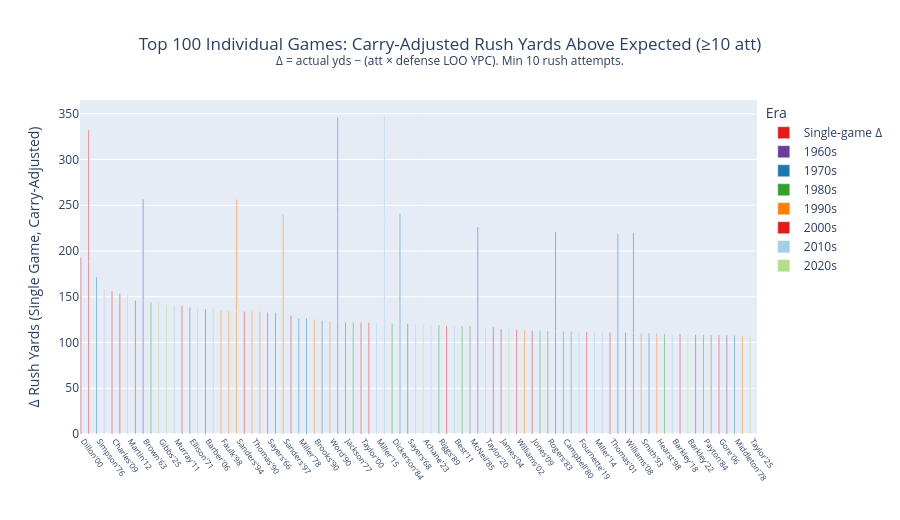

The code cell stored with this chart in its notebook:
### Markdown cell above
---
# Chart 4 — Best Individual Games Ever (Carry-Adjusted)

The single-game carry-adjusted delta rewards outlier performances against quality defenses.
Barry Sanders' 215-yard game vs. Tampa Bay 1997 is the benchmark: 24 carries, defense
allows 3.51 YPC → expected 84.2 yards → **+130.8 above expected**.

Minimum: 10 rush attempts (avoids garbage time flukes).

### Code cell
top_games = games_rb[
    (games_rb['rush_att'] >= 10) &
    (games_rb['delta_rush_yds'].notna())
].nlargest(100, 'delta_rush_yds').reset_index(drop=True)

top_games['label'] = (
    top_games['player_name'].str.split().str[-1] +
    "'" + top_games['season'].astype(str).str[-2:]
)

def era_color_game(year):
    era_colors = {
        '1960s': '#6a3d9a', '1970s': '#1f78b4', '1980s': '#33a02c',
        '1990s': '#ff7f00', '2000s': '#e31a1c', '2010s': '#a6cee3', '2020s': '#b2df8a'
    }
    return era_colors[era_label(year)]

top_games['color'] = top_games['season'].apply(era_color_game)

top_games['hover_game'] = (
    '<b>' + top_games['player_name'] + '</b> — ' + top_games['team_abbrev'] + ' ' + top_games['season'].astype(str) +
    '<br>Game: ' + top_games['game_id'] +
    '<br>' + top_games['rush_att'].astype(int).astype(str) + ' att, ' +
    top_games['rush_yds'].astype(int).astype(str) + ' yds' +
    '<br>Def YPC allowed: ' + top_games['def_avg_rush_ypc'].round(2).astype(str) +
    '  → expected: ' + top_games['expected_rush_yds'].round(1).astype(str) + ' yds' +
    '<br>Δ: <b>+' + top_games['delta_rush_yds'].round(1).astype(str) + '</b>'
)

fig4 = go.Figure()
fig4.add_trace(go.Bar(
    x=top_games['label'],
    y=top_games['delta_rush_yds'],
    marker_color=top_games['color'],
    hovertext=top_games['hover_game'],
    hoverinfo='text',
    name='Single-game Δ',
))

for era, color in {
    '1960s': '#6a3d9a', '1970s': '#1f78b4', '1980s': '#33a02c',
    '1990s': '#ff7f00', '2000s': '#e31a1c', '2010s': '#a6cee3', '2020s': '#b2df8a'
}.items():
    if era in top_games['season'].apply(era_label).values:
        fig4.add_trace(go.Bar(x=[None], y=[None], marker_color=color, name=era, showlegend=True))

fig4.update_layout(
    title=dict(text='Top 100 Individual Games: Carry-Adjusted Rush Yards Above Expected (≥10 att)<br>'
                    '<sup>Δ = actual yds − (att × defense LOO YPC). Min 10 rush attempts.</sup>',
               x=0.5),
    xaxis=dict(title='', tickangle=55, tickfont=dict(size=8)),
    yaxis=dict(title='Δ Rush Yards (Single Game, Carry-Adjusted)'),
    height=520,
    hovermode='closest',
    legend=dict(title='Era', orientation='v', x=1.01),
    bargap=0.12,
)
fig4.show()

print('Top 15 single games:')
print(top_games[['player_name','team_abbrev','season','game_id','rush_att','rush_yds',
                  'expected_rush_yds','delta_rush_yds']]
      .head(15).rename(columns={'player_name':'Player','team_abbrev':'Tm','season':'Year',
                                 'game_id':'Game','rush_att':'Att','rush_yds':'Yds',
                                 'expected_rush_yds':'Exp Yds','delta_rush_yds':'Δ'})
      .round(1).to_string(index=False))

### Figure 1 — Plotly figure (JSON) as saved in the notebook; plotly's stock layout.template omitted (floating-point values rounded to 4 significant figures)
{"data": [{"hoverinfo": "text", "hovertext": ["<b>Corey Dillon</b> — CIN 2000<br>Game: 200010220cin<br>22 att, 278 yds<br>Def YPC allowed: 3.88  → expected: 85.4 yds<br>Δ: <b>+192.6</b>", "<b>Adrian Peterson</b> — MIN 2007<br>Game: 200711040min<br>30 att, 296 yds<br>Def YPC allowed: 3.58  → expected: 107.4 yds<br>Δ: <b>+188.6</b>", "<b>O.J. Simpson</b> — BUF 1976<br>Game: 197611250det<br>29 att, 273 yds<br>Def YPC allowed: 3.5  → expected: 101.5 yds<br>Δ: <b>+171.5</b>", "<b>Isaiah Crowell</b> — NYJ 2018<br>Game: 201810070nyj<br>15 att, 219 yds<br>Def YPC allowed: 4.07  → expected: 61.0 yds<br>Δ: <b>+158.0</b>", "<b>Jamaal Charles</b> — KAN 2009<br>Game: 201001030den<br>25 att, 259 yds<br>Def YPC allowed: 4.12  → expected: 103.0 yds<br>Δ: <b>+156.0</b>", "<b>Derrick Ward</b> — NYG 2008<br>Game: 200812210nyg<br>15 att, 215 yds<br>Def YPC allowed: 4.12  → expected: 61.8 yds<br>Δ: <b>+153.2</b>", "<b>Doug Martin</b> — TAM 2012<br>Game: 201211040rai<br>25 att, 251 yds<br>Def YPC allowed: 3.93  → expected: 98.2 yds<br>Δ: <b>+152.8</b>", "<b>Frank Gore</b> — SFO 2009<br>Game: 200909200sfo<br>16 att, 207 yds<br>Def YPC allowed: 3.81  → expected: 61.0 yds<br>Δ: <b>+146.0</b>", "<b>Jim Brown</b> — CLE 1963<br>Game: 196309220dal<br>20 att, 232 yds<br>Def YPC allowed: 4.31  → expected: 86.2 yds<br>Δ: <b>+145.8</b>", "<b>Bo Jackson</b> — RAI 1987<br>Game: 198711300sea<br>18 att, 221 yds<br>Def YPC allowed: 4.29  → expected: 77.2 yds<br>Δ: <b>+143.8</b>", "<b>Jahmyr Gibbs</b> — DET 2025<br>Game: 202511230det<br>15 att, 219 yds<br>Def YPC allowed: 5.02  → expected: 75.3 yds<br>Δ: <b>+143.7</b>", "<b>Adrian Peterson</b> — MIN 2007<br>Game: 200710140chi<br>20 att, 224 yds<br>Def YPC allowed: 4.03  → expected: 80.6 yds<br>Δ: <b>+143.4</b>", "<b>Saquon Barkley</b> — PHI 2024<br>Game: 202411240ram<br>26 att, 255 yds<br>Def YPC allowed: 4.39  → expected: 114.1 yds<br>Δ: <b>+140.9</b>", "<b>DeMarco Murray</b> — DAL 2011<br>Game: 201110230dal<br>25 att, 253 yds<br>Def YPC allowed: 4.49  → expected: 112.2 yds<br>Δ: <b>+140.8</b>", "<b>Ahman Green</b> — GNB 2003<br>Game: 200312280gnb<br>20 att, 218 yds<br>Def YPC allowed: 3.89  → expected: 77.8 yds<br>Δ: <b>+140.2</b>", "<b>Willie Ellison</b> — RAM 1971<br>Game: 197112050ram<br>26 att, 247 yds<br>Def YPC allowed: 4.18  → expected: 108.7 yds<br>Δ: <b>+138.3</b>", "<b>James Cook</b> — BUF 2025<br>Game: 202510260car<br>19 att, 216 yds<br>Def YPC allowed: 4.17  → expected: 79.2 yds<br>Δ: <b>+136.8</b>", "<b>Tiki Barber</b> — NYG 2006<br>Game: 200612300was<br>23 att, 234 yds<br>Def YPC allowed: 4.23  → expected: 97.3 yds<br>Δ: <b>+136.7</b>", "<b>Carlos Hyde</b> — SFO 2016<br>Game: 201612110sfo<br>17 att, 193 yds<br>Def YPC allowed: 3.32  → expected: 56.4 yds<br>Δ: <b>+136.6</b>", "<b>Marshall Faulk</b> — IND 1998<br>Game: 199811290rav<br>17 att, 192 yds<br>Def YPC allowed: 3.36  → expected: 57.1 yds<br>Δ: <b>+134.9</b>", "<b>LeShon Johnson</b> — ARI 1996<br>Game: 199609220nor<br>21 att, 214 yds<br>Def YPC allowed: 3.8  → expected: 79.8 yds<br>Δ: <b>+134.2</b>", "<b>Barry Sanders</b> — DET 1994<br>Game: 199411130det<br>26 att, 237 yds<br>Def YPC allowed: 3.96  → expected: 103.0 yds<br>Δ: <b>+134.0</b>", "<b>Jerome Harrison</b> — CLE 2009<br>Game: 200912200kan<br>34 att, 286 yds<br>Def YPC allowed: 4.47  → expected: 152.0 yds<br>Δ: <b>+134.0</b>", "<b>Thurman Thomas</b> — BUF 1990<br>Game: 199009240nyj<br>18 att, 214 yds<br>Def YPC allowed: 4.45  → expected: 80.1 yds<br>Δ: <b>+133.9</b>", "<b>Barry Sanders</b> — DET 1991<br>Game: 199111240min<br>23 att, 220 yds<br>Def YPC allowed: 3.76  → expected: 86.5 yds<br>Δ: <b>+133.5</b>", "<b>Gale Sayers</b> — CHI 1966<br>Game: 196612180chi<br>17 att, 197 yds<br>Def YPC allowed: 3.77  → expected: 64.1 yds<br>Δ: <b>+132.9</b>", "<b>John Fuqua</b> — PIT 1970<br>Game: 197012200phi<br>20 att, 218 yds<br>Def YPC allowed: 4.27  → expected: 85.4 yds<br>Δ: <b>+132.6</b>", "<b>Barry Sanders</b> — DET 1997<br>Game: 199710120tam<br>24 att, 215 yds<br>Def YPC allowed: 3.51  → expected: 84.2 yds<br>Δ: <b>+130.8</b>", "<b>Clinton Portis</b> — DEN 2002<br>Game: 200212290den<br>24 att, 228 yds<br>Def YPC allowed: 4.12  → expected: 98.9 yds<br>Δ: <b>+129.1</b>", "<b>Terry Miller</b> — BUF 1978<br>Game: 197811260buf<br>21 att, 208 yds<br>Def YPC allowed: 3.87  → expected: 81.3 yds<br>Δ: <b>+126.7</b>", "<b>Tony Dorsett</b> — DAL 1977<br>Game: 197712040dal<br>23 att, 206 yds<br>Def YPC allowed: 3.46  → expected: 79.6 yds<br>Δ: <b>+126.4</b>", "<b>James Brooks</b> — CIN 1990<br>Game: 199012230cin<br>20 att, 201 yds<br>Def YPC allowed: 3.79  → expected: 75.8 yds<br>Δ: <b>+125.2</b>", "<b>Mercury Morris</b> — MIA 1973<br>Game: 197309300mia<br>15 att, 197 yds<br>Def YPC allowed: 4.88  → expected: 73.2 yds<br>Δ: <b>+123.8</b>", "<b>Barry Word</b> — KAN 1990<br>Game: 199010140kan<br>18 att, 200 yds<br>Def YPC allowed: 4.25  → expected: 76.5 yds<br>Δ: <b>+123.5</b>", "<b>O.J. Simpson</b> — BUF 1975<br>Game: 197511170cin<br>17 att, 197 yds<br>Def YPC allowed: 4.39  → expected: 74.6 yds<br>Δ: <b>+122.4</b>", "<b>Barry Sanders</b> — DET 1994<br>Game: 199412040det<br>20 att, 188 yds<br>Def YPC allowed: 3.29  → expected: 65.8 yds<br>Δ: <b>+122.2</b>", "<b>Wilbur Jackson</b> — SFO 1977<br>Game: 197711270sfo<br>16 att, 190 yds<br>Def YPC allowed: 4.24  → expected: 67.8 yds<br>Δ: <b>+122.2</b>", "<b>Freeman McNeil</b> — NYJ 1982<br>Game: 198301090cin<br>21 att, 202 yds<br>Def YPC allowed: 3.81  → expected: 80.0 yds<br>Δ: <b>+122.0</b>", "<b>Fred Taylor</b> — JAX 2000<br>Game: 200011190pit<br>30 att, 234 yds<br>Def YPC allowed: 3.74  → expected: 112.2 yds<br>Δ: <b>+121.8</b>", "<b>Marshall Faulk</b> — STL 2001<br>Game: 200111110ram<br>15 att, 183 yds<br>Def YPC allowed: 4.09  → expected: 61.4 yds<br>Δ: <b>+121.6</b>", "<b>Lamar Miller</b> — MIA 2015<br>Game: 201510250mia<br>14 att, 175 yds<br>Def YPC allowed: 3.82  → expected: 53.5 yds<br>Δ: <b>+121.5</b>", "<b>Adrian Peterson</b> — MIN 2012<br>Game: 201212020gnb<br>21 att, 210 yds<br>Def YPC allowed: 4.25  → expected: 89.2 yds<br>Δ: <b>+120.8</b>", "<b>Eric Dickerson</b> — RAM 1984<br>Game: 198411040crd<br>21 att, 208 yds<br>Def YPC allowed: 4.16  → expected: 87.4 yds<br>Δ: <b>+120.6</b>", "<b>Walter Payton</b> — CHI 1977<br>Game: 197710300gnb<br>23 att, 205 yds<br>Def YPC allowed: 3.67  → expected: 84.4 yds<br>Δ: <b>+120.6</b>", "<b>Gale Sayers</b> — CHI 1968<br>Game: 196811030gnb<br>24 att, 205 yds<br>Def YPC allowed: 3.52  → expected: 84.5 yds<br>Δ: <b>+120.5</b>", "<b>Walter Payton</b> — CHI 1977<br>Game: 197711200chi<br>40 att, 275 yds<br>Def YPC allowed: 3.87  → expected: 154.8 yds<br>Δ: <b>+120.2</b>", "<b>Jamaal Charles</b> — KAN 2012<br>Game: 201212230kan<br>22 att, 226 yds<br>Def YPC allowed: 4.81  → expected: 105.8 yds<br>Δ: <b>+120.2</b>", "<b>De'Von Achane</b> — MIA 2023<br>Game: 202309240mia<br>18 att, 203 yds<br>Def YPC allowed: 4.65  → expected: 83.7 yds<br>Δ: <b>+119.3</b>", "<b>Doug Martin</b> — TAM 2015<br>Game: 201511220phi<br>27 att, 235 yds<br>Def YPC allowed: 4.29  → expected: 115.8 yds<br>Δ: <b>+119.2</b>", "<b>Gerald Riggs</b> — WAS 1989<br>Game: 198909170was<br>29 att, 221 yds<br>Def YPC allowed: 3.52  → expected: 102.1 yds<br>Δ: <b>+118.9</b>", "<b>LaDainian Tomlinson</b> — SDG 2005<br>Game: 200509250sdg<br>21 att, 192 yds<br>Def YPC allowed: 3.51  → expected: 73.7 yds<br>Δ: <b>+118.3</b>", "<b>Jahvid Best</b> — DET 2011<br>Game: 201110100det<br>12 att, 163 yds<br>Def YPC allowed: 3.74  → expected: 44.9 yds<br>Δ: <b>+118.1</b>", "<b>Tony Collins</b> — NWE 1983<br>Game: 198309180nwe<br>23 att, 212 yds<br>Def YPC allowed: 4.1  → expected: 94.3 yds<br>Δ: <b>+117.7</b>", "<b>Freeman McNeil</b> — NYJ 1985<br>Game: 198509150nyj<br>18 att, 192 yds<br>Def YPC allowed: 4.13  → expected: 74.3 yds<br>Δ: <b>+117.7</b>", "<b>Timmy Brown</b> — PHI 1965<br>Game: 196511070cle<br>16 att, 186 yds<br>Def YPC allowed: 4.29  → expected: 68.6 yds<br>Δ: <b>+117.4</b>", "<b>Jonathan Taylor</b> — IND 2020<br>Game: 202101030clt<br>30 att, 253 yds<br>Def YPC allowed: 4.54  → expected: 136.2 yds<br>Δ: <b>+116.8</b>", "<b>O.J. Simpson</b> — BUF 1975<br>Game: 197509280pit<br>28 att, 227 yds<br>Def YPC allowed: 3.94  → expected: 110.3 yds<br>Δ: <b>+116.7</b>", "<b>Shaun Alexander</b> — SEA 2001<br>Game: 200111110sea<br>35 att, 266 yds<br>Def YPC allowed: 4.27  → expected: 149.4 yds<br>Δ: <b>+116.6</b>", "<b>Edgerrin James</b> — IND 2004<br>Game: 200411210chi<br>23 att, 204 yds<br>Def YPC allowed: 3.88  → expected: 89.2 yds<br>Δ: <b>+114.8</b>", "<b>Dalvin Cook</b> — MIN 2020<br>Game: 202011080min<br>22 att, 206 yds<br>Def YPC allowed: 4.16  → expected: 91.5 yds<br>Δ: <b>+114.5</b>", "<b>Adrian Peterson</b> — MIN 2012<br>Game: 201212160ram<br>24 att, 212 yds<br>Def YPC allowed: 4.08  → expected: 97.9 yds<br>Δ: <b>+114.1</b>", "<b>Ricky Williams</b> — MIA 2002<br>Game: 200212010buf<br>27 att, 228 yds<br>Def YPC allowed: 4.22  → expected: 113.9 yds<br>Δ: <b>+114.1</b>", "<b>Robert Smith</b> — MIN 1997<br>Game: 199708310buf<br>16 att, 169 yds<br>Def YPC allowed: 3.46  → expected: 55.4 yds<br>Δ: <b>+113.6</b>", "<b>Thomas Jones</b> — NYJ 2009<br>Game: 200910180nyj<br>22 att, 210 yds<br>Def YPC allowed: 4.41  → expected: 97.0 yds<br>Δ: <b>+113.0</b>", "<b>Troy Stradford</b> — MIA 1987<br>Game: 198711220dal<br>17 att, 169 yds<br>Def YPC allowed: 3.31  → expected: 56.3 yds<br>Δ: <b>+112.7</b>", "<b>George Rogers</b> — NOR 1983<br>Game: 198309040nor<br>24 att, 206 yds<br>Def YPC allowed: 3.89  → expected: 93.4 yds<br>Δ: <b>+112.6</b>", "<b>Tiki Barber</b> — NYG 2005<br>Game: 200510300nyg<br>24 att, 206 yds<br>Def YPC allowed: 3.89  → expected: 93.4 yds<br>Δ: <b>+112.6</b>", "<b>Earl Campbell</b> — HOU 1980<br>Game: 198010260oti<br>27 att, 202 yds<br>Def YPC allowed: 3.32  → expected: 89.6 yds<br>Δ: <b>+112.4</b>", "<b>Greg Bell</b> — RAM 1989<br>Game: 198912240nwe<br>26 att, 210 yds<br>Def YPC allowed: 3.77  → expected: 98.0 yds<br>Δ: <b>+112.0</b>", "<b>Adrian Peterson</b> — MIN 2012<br>Game: 201211040sea<br>17 att, 182 yds<br>Def YPC allowed: 4.12  → expected: 70.0 yds<br>Δ: <b>+112.0</b>", "<b>Leonard Fournette</b> — JAX 2019<br>Game: 201909290den<br>29 att, 225 yds<br>Def YPC allowed: 3.9  → expected: 113.1 yds<br>Δ: <b>+111.9</b>", "<b>Michael Turner</b> — ATL 2008<br>Game: 200809070atl<br>22 att, 220 yds<br>Def YPC allowed: 4.93  → expected: 108.5 yds<br>Δ: <b>+111.5</b>", "<b>Lamar Miller</b> — MIA 2014<br>Game: 201412280mia<br>19 att, 178 yds<br>Def YPC allowed: 3.51  → expected: 66.7 yds<br>Δ: <b>+111.3</b>", "<b>C.J. Spiller</b> — BUF 2012<br>Game: 201209090nyj<br>14 att, 169 yds<br>Def YPC allowed: 4.14  → expected: 58.0 yds<br>Δ: <b>+111.0</b>", "<b>Anthony Thomas</b> — CHI 2001<br>Game: 200110210cin<br>22 att, 188 yds<br>Def YPC allowed: 3.5  → expected: 77.0 yds<br>Δ: <b>+111.0</b>", "<b>O.J. Simpson</b> — BUF 1973<br>Game: 197312090buf<br>22 att, 219 yds<br>Def YPC allowed: 4.92  → expected: 108.2 yds<br>Δ: <b>+110.8</b>", "<b>DeAngelo Williams</b> — CAR 2008<br>Game: 200812080car<br>19 att, 186 yds<br>Def YPC allowed: 3.97  → expected: 75.4 yds<br>Δ: <b>+110.6</b>", "<b>Clinton Portis</b> — DEN 2003<br>Game: 200311230den<br>14 att, 165 yds<br>Def YPC allowed: 3.89  → expected: 54.5 yds<br>Δ: <b>+110.5</b>", "<b>Jim Brown</b> — CLE 1963<br>Game: 196311030phi<br>28 att, 223 yds<br>Def YPC allowed: 4.02  → expected: 112.6 yds<br>Δ: <b>+110.4</b>", "<b>Emmitt Smith</b> — DAL 1993<br>Game: 199310310phi<br>30 att, 237 yds<br>Def YPC allowed: 4.23  → expected: 126.9 yds<br>Δ: <b>+110.1</b>", "<b>O.J. Simpson</b> — BUF 1972<br>Game: 197210290buf<br>22 att, 189 yds<br>Def YPC allowed: 3.59  → expected: 79.0 yds<br>Δ: <b>+110.0</b>", "<b>Garrison Hearst</b> — SFO 1998<br>Game: 199809060sfo<br>20 att, 187 yds<br>Def YPC allowed: 3.86  → expected: 77.2 yds<br>Δ: <b>+109.8</b>", "<b>Curt Warner</b> — SEA 1986<br>Game: 198612200sea<br>24 att, 192 yds<br>Def YPC allowed: 3.43  → expected: 82.3 yds<br>Δ: <b>+109.7</b>", "<b>Saquon Barkley</b> — NYG 2018<br>Game: 201812090was<br>14 att, 170 yds<br>Def YPC allowed: 4.31  → expected: 60.3 yds<br>Δ: <b>+109.7</b>", "<b>Clinton Portis</b> — DEN 2003<br>Game: 200312070den<br>22 att, 218 yds<br>Def YPC allowed: 4.93  → expected: 108.5 yds<br>Δ: <b>+109.5</b>", "<b>Barry Sanders</b> — DET 1997<br>Game: 199711230det<br>24 att, 216 yds<br>Def YPC allowed: 4.44  → expected: 106.6 yds<br>Δ: <b>+109.4</b>", "<b>Willie Parker</b> — PIT 2006<br>Game: 200611120pit<br>22 att, 213 yds<br>Def YPC allowed: 4.71  → expected: 103.6 yds<br>Δ: <b>+109.4</b>", "<b>Saquon Barkley</b> — NYG 2022<br>Game: 202209110oti<br>18 att, 164 yds<br>Def YPC allowed: 3.05  → expected: 54.9 yds<br>Δ: <b>+109.1</b>", "<b>Jamal Lewis</b> — CLE 2007<br>Game: 200709160cle<br>27 att, 216 yds<br>Def YPC allowed: 3.98  → expected: 107.5 yds<br>Δ: <b>+108.5</b>", "<b>Timmy Brown</b> — PHI 1965<br>Game: 196511280crd<br>18 att, 180 yds<br>Def YPC allowed: 3.97  → expected: 71.5 yds<br>Δ: <b>+108.5</b>", "<b>Walter Payton</b> — CHI 1984<br>Game: 198409090chi<br>20 att, 179 yds<br>Def YPC allowed: 3.54  → expected: 70.8 yds<br>Δ: <b>+108.2</b>", "<b>O.J. Simpson</b> — BUF 1973<br>Game: 197309160nwe<br>29 att, 250 yds<br>Def YPC allowed: 4.89  → expected: 141.8 yds<br>Δ: <b>+108.2</b>", "<b>Tiki Barber</b> — NYG 2005<br>Game: 200512170nyg<br>29 att, 220 yds<br>Def YPC allowed: 3.86  → expected: 111.9 yds<br>Δ: <b>+108.1</b>", "<b>Timmy Smith</b> — WAS 1987<br>Game: 198801310den<br>22 att, 204 yds<br>Def YPC allowed: 4.37  → expected: 96.1 yds<br>Δ: <b>+107.9</b>", "<b>Frank Gore</b> — SFO 2006<br>Game: 200611190sfo<br>24 att, 212 yds<br>Def YPC allowed: 4.34  → expected: 104.2 yds<br>Δ: <b>+107.8</b>", "<b>Jim Taylor</b> — GNB 1964<br>Game: 196412130ram<br>17 att, 165 yds<br>Def YPC allowed: 3.38  → expected: 57.5 yds<br>Δ: <b>+107.5</b>", "<b>Terdell Middleton</b> — GNB 1978<br>Game: 197810010gnb<br>11 att, 148 yds<br>Def YPC allowed: 3.68  → expected: 40.5 yds<br>Δ: <b>+107.5</b>", "<b>Marshall Faulk</b> — STL 1999<br>Game: 199910170atl<br>18 att, 181 yds<br>Def YPC allowed: 4.1  → expected: 73.8 yds<br>Δ: <b>+107.2</b>", "<b>Jonathan Taylor</b> — IND 2025<br>Game: 202511090clt<br>32 att, 244 yds<br>Def YPC allowed: 4.29  → expected: 137.3 yds<br>Δ: <b>+106.7</b>", "<b>O.J. Simpson</b> — BUF 1975<br>Game: 197512140nwe<br>21 att, 185 yds<br>Def YPC allowed: 3.73  → expected: 78.3 yds<br>Δ: <b>+106.7</b>"], "marker": {"color": ["#e31a1c", "#e31a1c", "#1f78b4", "#a6cee3", "#e31a1c", "#e31a1c", "#a6cee3", "#e31a1c", "#6a3d9a", "#33a02c", "#b2df8a", "#e31a1c", "#b2df8a", "#a6cee3", "#e31a1c", "#1f78b4", "#b2df8a", "#e31a1c", "#a6cee3", "#ff7f00", "#ff7f00", "#ff7f00", "#e31a1c", "#ff7f00", "#ff7f00", "#6a3d9a", "#1f78b4", "#ff7f00", "#e31a1c", "#1f78b4", "#1f78b4", "#ff7f00", "#1f78b4", "#ff7f00", "#1f78b4", "#ff7f00", "#1f78b4", "#33a02c", "#e31a1c", "#e31a1c", "#a6cee3", "#a6cee3", "#33a02c", "#1f78b4", "#6a3d9a", "#1f78b4", "#a6cee3", "#b2df8a", "#a6cee3", "#33a02c", "#e31a1c", "#a6cee3", "#33a02c", "#33a02c", "#6a3d9a", "#b2df8a", "#1f78b4", "#e31a1c", "#e31a1c", "#b2df8a", "#a6cee3", "#e31a1c", "#ff7f00", "#e31a1c", "#33a02c", "#33a02c", "#e31a1c", "#33a02c", "#33a02c", "#a6cee3", "#a6cee3", "#e31a1c", "#a6cee3", "#a6cee3", "#e31a1c", "#1f78b4", "#e31a1c", "#e31a1c", "#6a3d9a", "#ff7f00", "#1f78b4", "#ff7f00", "#33a02c", "#a6cee3", "#e31a1c", "#ff7f00", "#e31a1c", "#b2df8a", "#e31a1c", "#6a3d9a", "#33a02c", "#1f78b4", "#e31a1c", "#33a02c", "#e31a1c", "#6a3d9a", "#1f78b4", "#ff7f00", "#b2df8a", "#1f78b4"]}, "name": "Single-game Δ", "type": "bar", "x": ["Dillon'00", "Peterson'07", "Simpson'76", "Crowell'18", "Charles'09", "Ward'08", "Martin'12", "Gore'09", "Brown'63", "Jackson'87", "Gibbs'25", "Peterson'07", "Barkley'24", "Murray'11", "Green'03", "Ellison'71", "Cook'25", "Barber'06", "Hyde'16", "Faulk'98", "Johnson'96", "Sanders'94", "Harrison'09", "Thomas'90", "Sanders'91", "Sayers'66", "Fuqua'70", "Sanders'97", "Portis'02", "Miller'78", "Dorsett'77", "Brooks'90", "Morris'73", "Word'90", "Simpson'75", "Sanders'94", "Jackson'77", "McNeil'82", "Taylor'00", "Faulk'01", "Miller'15", "Peterson'12", "Dickerson'84", "Payton'77", "Sayers'68", "Payton'77", "Charles'12", "Achane'23", "Martin'15", "Riggs'89", "Tomlinson'05", "Best'11", "Collins'83", "McNeil'85", "Brown'65", "Taylor'20", "Simpson'75", "Alexander'01", "James'04", "Cook'20", "Peterson'12", "Williams'02", "Smith'97", "Jones'09", "Stradford'87", "Rogers'83", "Barber'05", "Campbell'80", "Bell'89", "Peterson'12", "Fournette'19", "Turner'08", "Miller'14", "Spiller'12", "Thomas'01", "Simpson'73", "Williams'08", "Portis'03", "Brown'63", "Smith'93", "Simpson'72", "Hearst'98", "Warner'86", "Barkley'18", "Portis'03", "Sanders'97", "Parker'06", "Barkley'22", "Lewis'07", "Brown'65", "Payton'84", "Simpson'73", "Barber'05", "Smith'87", "Gore'06", "Taylor'64", "Middleton'78", "Faulk'99", "Taylor'25", "Simpson'75"], "y": [192.6, 188.6, 171.5, 157.9, 156.0, 153.2, 152.8, 146.0, 145.8, 143.8, 143.7, 143.4, 140.9, 140.8, 140.2, 138.3, 136.8, 136.7, 136.6, 134.9, 134.2, 134.0, 134.0, 133.9, 133.5, 132.9, 132.6, 130.8, 129.1, 126.7, 126.4, 125.2, 123.8, 123.5, 122.4, 122.2, 122.2, 122.0, 121.8, 121.7, 121.5, 120.8, 120.6, 120.6, 120.5, 120.2, 120.2, 119.3, 119.2, 118.9, 118.3, 118.1, 117.7, 117.7, 117.4, 116.8, 116.7, 116.6, 114.8, 114.5, 114.1, 114.1, 113.6, 113.0, 112.7, 112.6, 112.6, 112.4, 112.0, 112.0, 111.9, 111.5, 111.3, 111.0, 111.0, 110.8, 110.6, 110.5, 110.4, 110.1, 110.0, 109.8, 109.7, 109.7, 109.5, 109.4, 109.4, 109.1, 108.5, 108.5, 108.2, 108.2, 108.1, 107.9, 107.8, 107.5, 107.5, 107.2, 106.7, 106.7]}, {"marker": {"color": "#6a3d9a"}, "name": "1960s", "showlegend": true, "type": "bar", "x": [null], "y": [null]}, {"marker": {"color": "#1f78b4"}, "name": "1970s", "showlegend": true, "type": "bar", "x": [null], "y": [null]}, {"marker": {"color": "#33a02c"}, "name": "1980s", "showlegend": true, "type": "bar", "x": [null], "y": [null]}, {"marker": {"color": "#ff7f00"}, "name": "1990s", "showlegend": true, "type": "bar", "x": [null], "y": [null]}, {"marker": {"color": "#e31a1c"}, "name": "2000s", "showlegend": true, "type": "bar", "x": [null], "y": [null]}, {"marker": {"color": "#a6cee3"}, "name": "2010s", "showlegend": true, "type": "bar", "x": [null], "y": [null]}, {"marker": {"color": "#b2df8a"}, "name": "2020s", "showlegend": true, "type": "bar", "x": [null], "y": [null]}], "layout": {"bargap": 0.12, "height": 520, "hovermode": "closest", "legend": {"orientation": "v", "title": {"text": "Era"}, "x": 1.01}, "title": {"text": "Top 100 Individual Games: Carry-Adjusted Rush Yards Above Expected (≥10 att)<br><sup>Δ = actual yds − (att × defense LOO YPC). Min 10 rush attempts.</sup>", "x": 0.5}, "xaxis": {"tickangle": 55, "tickfont": {"size": 8}, "title": {"text": ""}}, "yaxis": {"title": {"text": "Δ Rush Yards (Single Game, Carry-Adjusted)"}}}}
